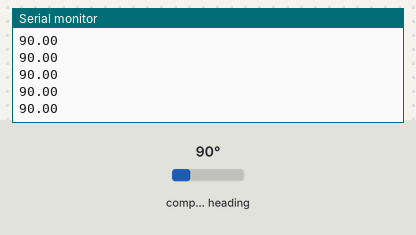
Bench run of a sketch on a simulated Arduino Uno, built with avr-gcc and run on an emulated ATmega328P. Shown: the last lines printed to the serial monitor. The inputs (shaded band) are chosen by the test bench; at power-on: compass heading 90°.

Above: at 1.2 s.
1.3 s: compass heading set to 7°
At 2.2 s:
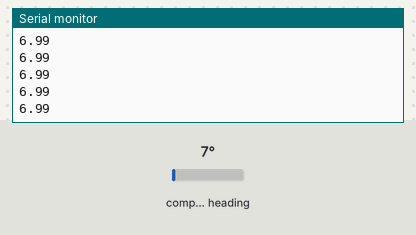
2.8 s: compass heading set to 180°
At 3.6 s:
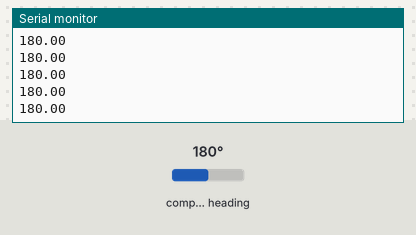
Timing chart, 0 to 5.8 s (numbered marks = the images above; inputs shaded):
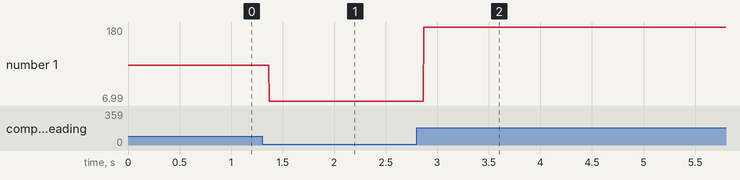

Measured:
- after the input at 1.3 s, the serial monitor: prints a new line after 0.07 s (image 1)
- after the input at 2.8 s, the serial monitor: prints a new line after 0.07 s (image 2)
- plotted number 1: 90 → 6.99 after the input at 1.3 s, 6.99 → 180 after the input at 2.8 s

The sketch:

brujula.ino
```cpp
#include "Wire.h"
#include "I2Cdev.h"
#include "HMC5883L.h"

HMC5883L mag;

int16_t mx, my, mz;

void setup() {

    Wire.begin();
    Serial.begin(9600);
    mag.initialize();
}

void loop()
{
    mag.getHeading(&mx, &my, &mz);
    float heading = atan2(my, mx);
    if(heading < 0)
      heading += 2 * M_PI;
    float angulo = heading * 180/M_PI;
    Serial.println(angulo);
}
```
